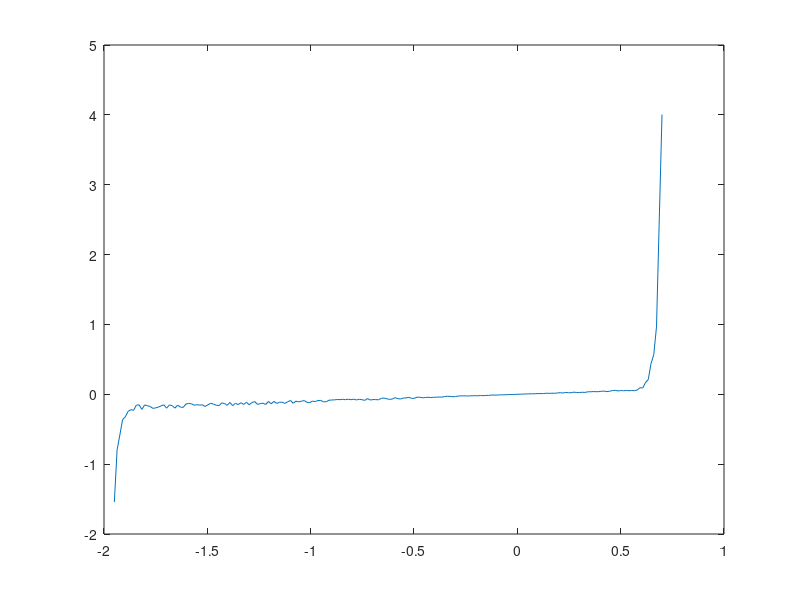
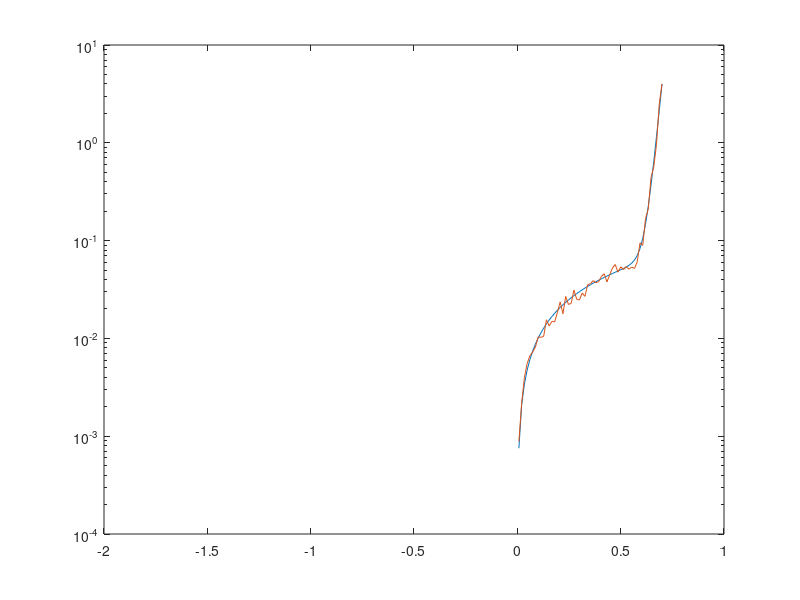
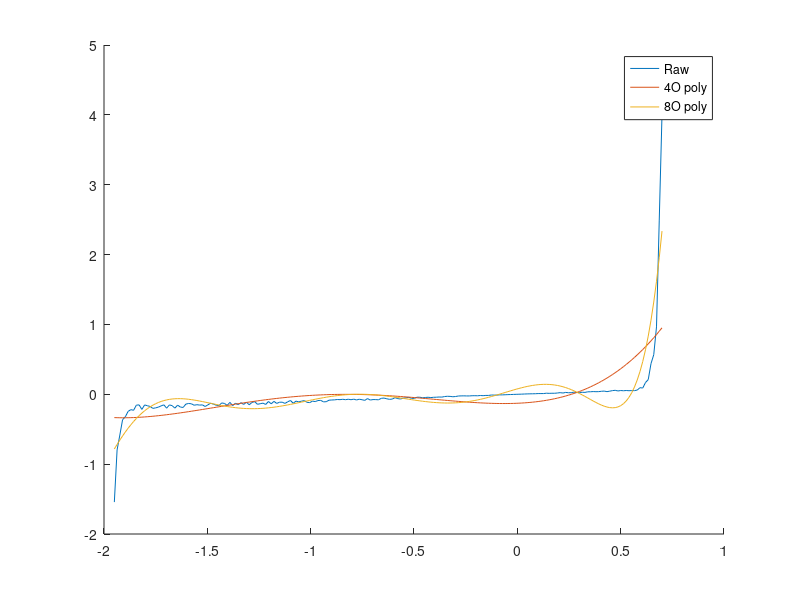
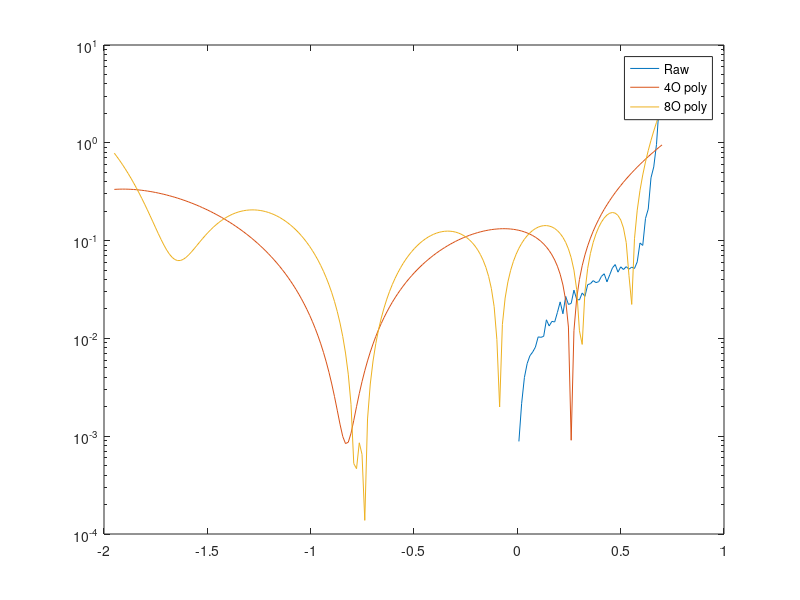

These charts were generated, in order, by the following MATLAB code: (Note: this script raises an error after producing the figures.)

%Spencer Tigere 101001717
%ELEC 4700 Lab 8

clc
set(0,'DefaultFigureWindowStyle','docked')

%Part 1 
Is=0.01e-12;
Ib=0.1e-12;
Vb=1.3;
Gp=0.1;

I= @(V) Is.*(exp(1.2/0.025.*V)-1)+ Gp.*V-Ib.*(exp(-1.2/0.025.*(V+Vb)-1));
V=linspace(-1.95,0.7,200);
I1=I(V);
IN=I1+I1.*(0.4*rand(1,length(I1))-0.2);

figure(1)
plot(V,IN)

figure(2)
semilogy(V,I1)
hold on;
semilogy(V,IN)
hold off;

%Part 2
P_4=polyfit(V,IN,4);
P_8=polyfit(V,IN,8);

figure(3)
hold on;
plot(V,IN)
plot(V,polyval(P_4,V));
plot(V,polyval(P_8,V));
hold off;
legend('Raw','4O poly','8O poly');

figure(4)
semilogy(V,IN)
hold on;
semilogy(V,abs(polyval(P_4,V)));
semilogy(V,abs(polyval(P_8,V)));
hold off;
legend('Raw','4O poly','8O poly');

%Part 3
x=V;

%a)
fo_a=fittype('A.*(exp(1.2/0.025.*x)-1)+0.1.*x-C.*(exp(-1.2/0.025.*(x+1.3)-1))');
ff_a = fit(V',IN',fo_a);
If_a = ff_a(x);

%b)
fo_b=fittype('A.*(exp(1.2/0.025.*x)-1)+B.*x-C.*(exp(-1.2/0.025.*(x+1.3)-1))');
ff_b = fit(V',IN',fo_b);
If_b = ff_b(x);

%c)
fo_c=fittype('A.*(exp(1.2/0.025.*x)-1)+B.*x-C.*(exp(-1.2/0.025.*(x+D)-1))');
ff_c = fit(V',IN',fo_c);
If_c = ff_c(x);

figure(5)
hold on;
plot(V,IN);
plot(x,If_a);
plot(x,If_b);
plot(x,If_c);
hold off;
legend('Raw','AC','ABC','ABCD');

figure(6)
semilogy(V,IN);
hold on;
semilogy(x,abs(If_a));
semilogy(x,abs(If_b));
semilogy(x,abs(If_c));
hold off;
legend('Raw','AC','ABC','ABCD');